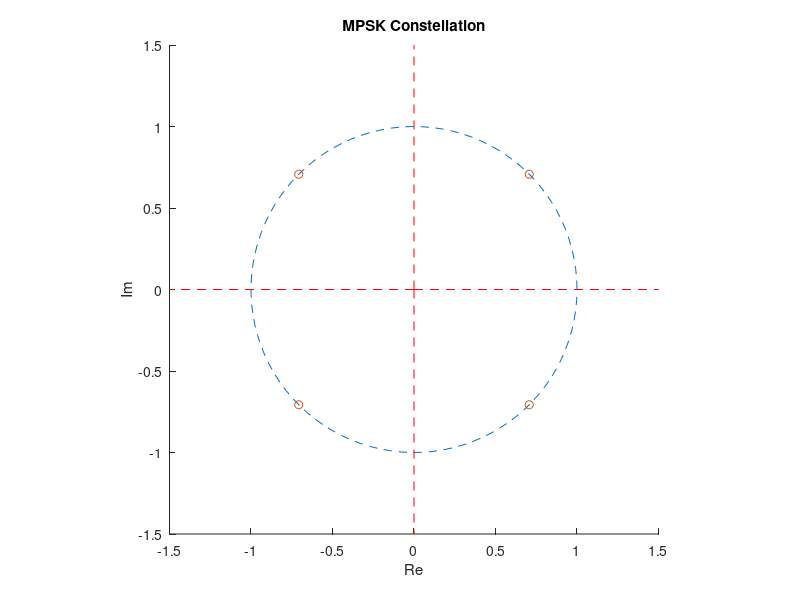

Source code (MATLAB):
clf

A = 1;
K = 2; % no of bits
M = 2^K; % no of symbols.

a = pi/4; % Tx phase offset

% Constellation
si = A*exp(i*2*pi*(((1:M)-1)/M) + i*a)

% Circle
t = linspace(0, 1, 100);
hold on; %grid on;
plot(real(A*exp(i*2*pi*t)), imag(A*exp(i*2*pi*t)), '--')
plot(si,'o')


% Decision regions
dr = 1.5*si*exp(i*2*pi*1/(2*M)); % Take constellation points and rotate by half a segment. Draw as lines.
for k=1:M
  plot([0 real(dr(k))], [0 imag(dr(k))], 'r--')
endfor


axis square; title('MPSK Constellation');
xlabel('Re'); ylabel('Im');